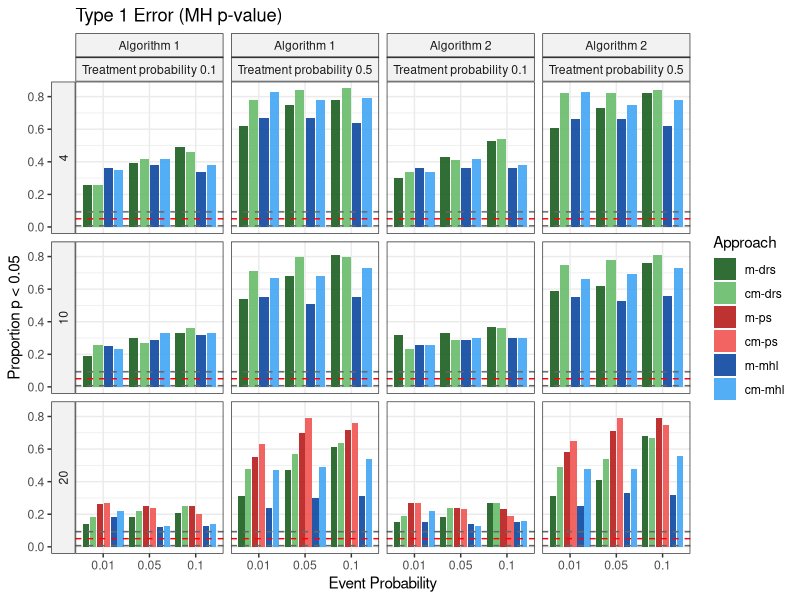
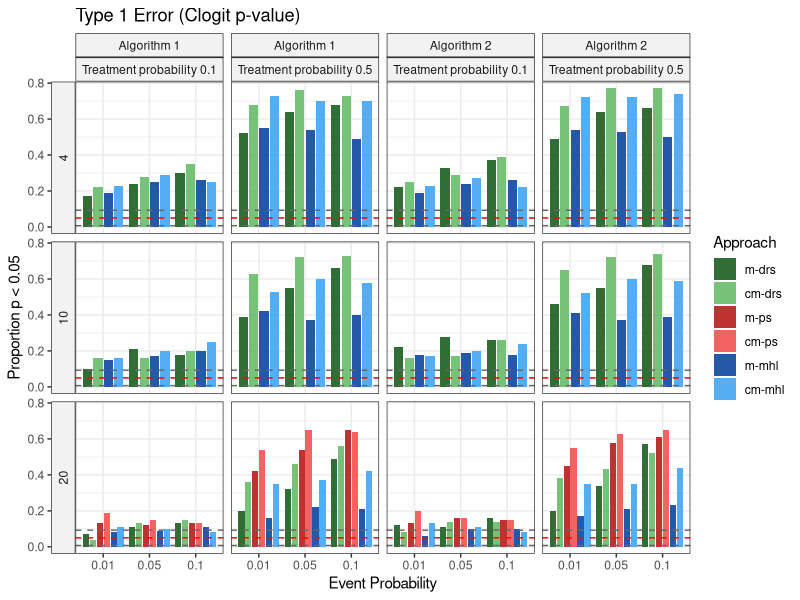
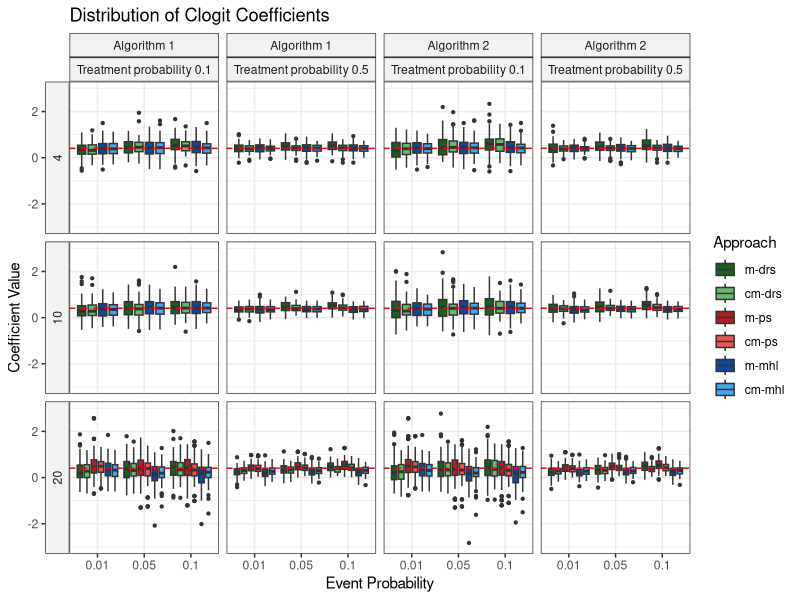
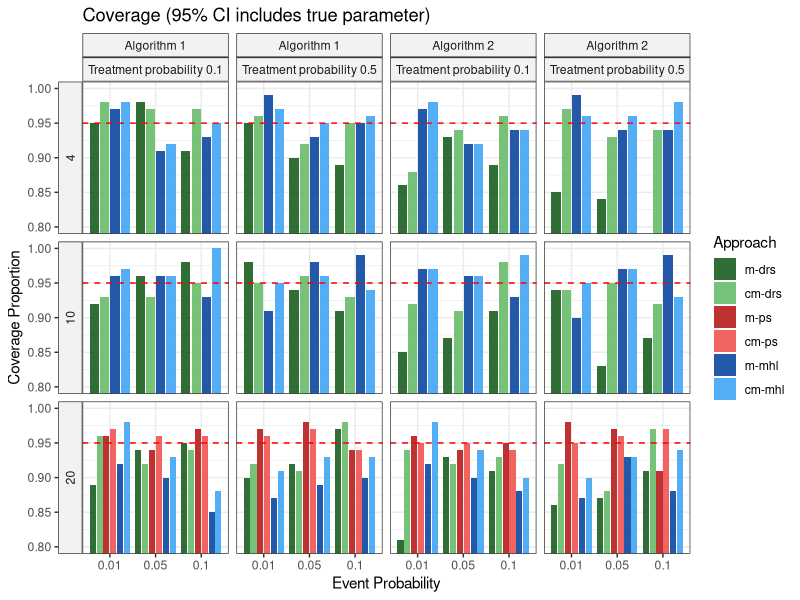
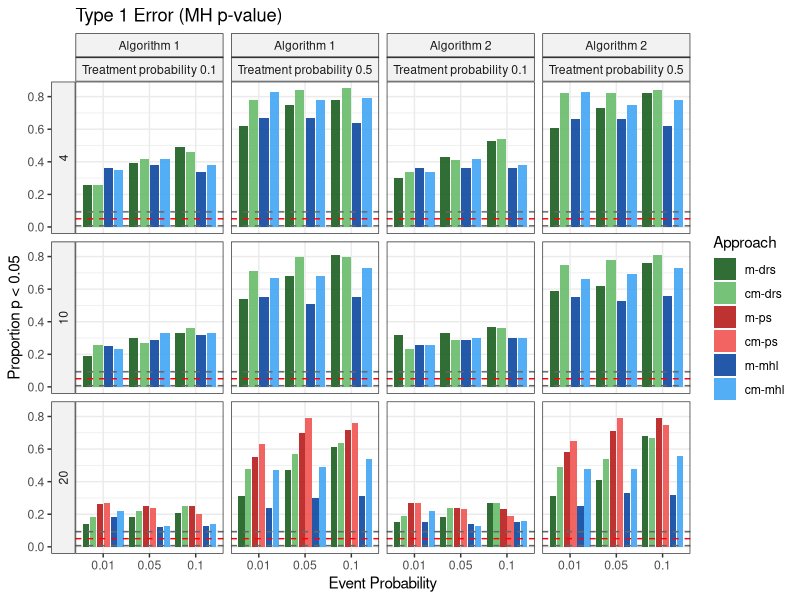
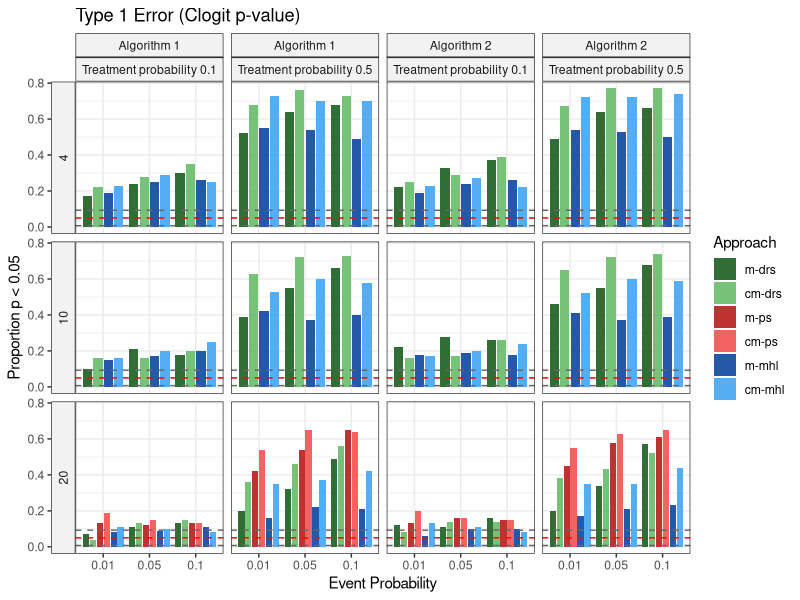
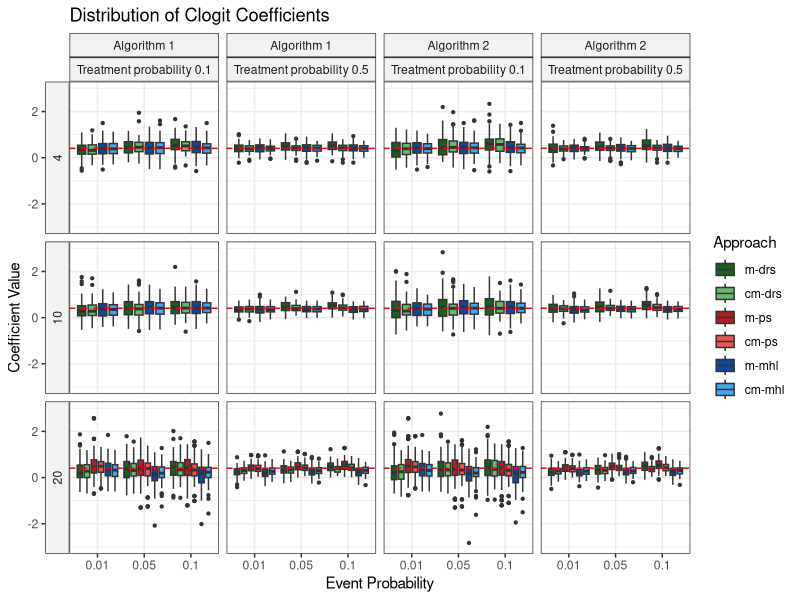
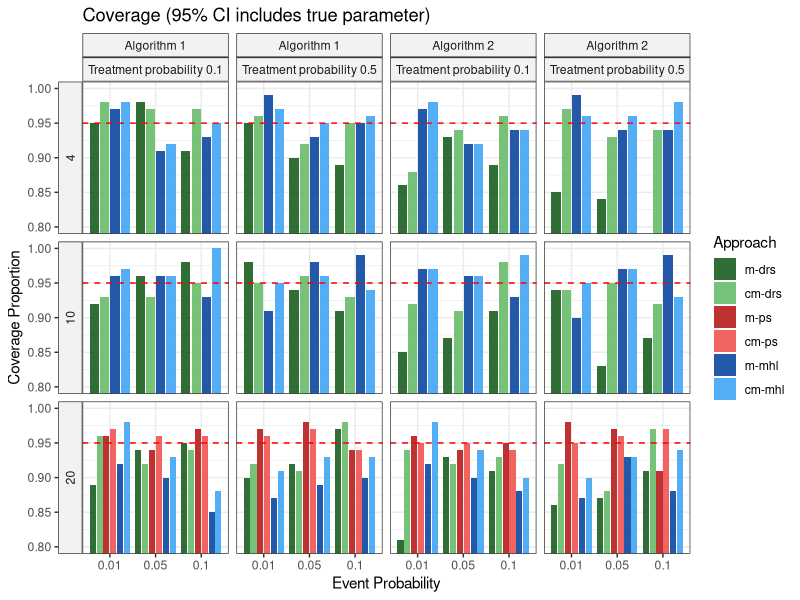

The R source for these figures, in order:
library(ggplot2)
library(gridExtra)
library(dplyr)

col = c('strategy',
        'algo',
        'approach',
        'n',
        'n.cova',
        'event.prob',
        'ttm.prob',
        'seed',
        'mh_pval',
        'clog_coef',
        'clog_pval',
        'clog_lower',
        'clog_upper')
# Ensure data is available
beta = log(1.5)
#resa1 = read.csv("match_resA1.csv")
#resa2 = read.csv("match_resA2.csv")
# Convert to data frame if needed
#res <- rbind(resa1[,c(col)],resa2[,c(col)])

res <- read.csv("match_res_pw.csv")
# Treat variables as categorical
res$strategy <- factor(res$strategy, levels = c("matching", "counter-matching"), labels = c("m", "cm"))
res$algo <- factor(res$algo, levels = c("A1", "A2"), labels = c("A1", "A2"))
res$approach <- factor(res$approach)
res$n.cova <- factor(res$n.cova)
res$event.prob <- factor(res$event.prob)
res$ttm.prob <- factor(res$ttm.prob)


# Combine strategy and approach for plotting, and order for bars

# Order for bars: m-drs, cm-drs, m-ps, cm-ps, m-mhl, cm-mhl
approach_levels <- c("drs", "ps", "mhl")
strat_app_levels <- c("m-drs", "cm-drs", "m-ps", "cm-ps", "m-mhl", "cm-mhl")
res$strat_app <- factor(paste0(res$strategy, "-", res$approach), levels = strat_app_levels)

# Function to calculate type 1 error with confidence interval
calc_type1_error <- function(data, alpha = 0.05) {
  n_total <- sum(!is.na(data))
  n_reject <- sum(data < alpha, na.rm = TRUE)
  prop <- n_reject / n_total
  
  # Wilson score confidence interval
  z <- qnorm(1 - 0.05/2)
  denom <- 1 + z^2/n_total
  center <- (prop + z^2/(2*n_total)) / denom
  margin <- z * sqrt((prop*(1-prop) + z^2/(4*n_total))/n_total) / denom
  
  return(data.frame(
    prop = prop,
    lower = max(0, center - margin),
    upper = min(1, center + margin),
    n = n_total
  ))
}


# Function to calculate coverage (proportion of true value 0 between lower and upper)
calc_coverage <- function(data, beta) {
  n_total <- sum(!is.na(data$clog_lower) & !is.na(data$clog_upper))
  n_cover <- sum(data$clog_lower <= beta & data$clog_upper >= beta, na.rm = TRUE)
  prop <- n_cover / n_total
  # Wilson score confidence interval for binomial proportion
  z <- qnorm(1 - 0.05/2)
  denom <- 1 + z^2/n_total
  center <- (prop + z^2/(2*n_total)) / denom
  margin <- z * sqrt((prop*(1-prop) + z^2/(4*n_total))/n_total) / denom
  return(data.frame(
    prop = prop,
    lower = max(0, center - margin),
    upper = min(1, center + margin),
    n = n_total
  ))
}



# Summarize for type 1 error (MH)
type1_mh_df <- res %>%
  dplyr::group_by(strat_app, algo, n.cova, event.prob, ttm.prob) %>%
  dplyr::summarise(calc_type1_error(mh_pval), .groups = 'drop')

# Summarize for type 1 error (clogit)
type1_clog_df <- res %>%
  dplyr::group_by(strat_app, algo, n.cova, event.prob, ttm.prob) %>%
  dplyr::summarise(calc_type1_error(clog_pval), .groups = 'drop')

# Summarize for coverage
coverage_df <- res %>%
  dplyr::group_by(strat_app, algo, n.cova, event.prob, ttm.prob) %>%
  dplyr::summarise(calc_coverage(cur_data(),beta=beta), .groups = 'drop')

# Prepare for coefficient distribution
coef_all <- res

# Custom facet labels
algo_labeller <- function(x) {
  c("A1" = "Algorithm 1", "A2" = "Algorithm 2")[x]
}

ttm_labeller <- function(x) {
  c("0.1" = "Treatment probability 0.1",
    "0.5" = "Treatment probability 0.5")[x]
}

# Plot 1: Type 1 Error (MH p-value) with fixed 95% reference band and 5% line
plot_type1_mh <- ggplot(type1_mh_df, aes(x = event.prob, y = prop, fill = strat_app)) +
  #annotate("rect", xmin = -Inf, xmax = Inf, ymin = 0.05 - 1.96*sqrt(0.05*0.95/unique(type1_mh_df$n)[1]), ymax = 0.05 + 1.96*sqrt(0.05*0.95/unique(type1_mh_df$n)[1]), alpha = 0.15, fill = "grey") +
  geom_bar(stat = "identity", position = position_dodge(width = 0.9), alpha = 0.9, width = 0.8) +
  geom_hline(yintercept = c(0.05 - 1.96*sqrt(0.05*0.95/unique(type1_mh_df$n)[1]), 0.05 + 1.96*sqrt(0.05*0.95/unique(type1_mh_df$n)[1])), linetype = "dashed", color = "grey40") +
  geom_hline(yintercept = 0.05, linetype = "dashed", color = "red", size = 0.5) +
  facet_grid(n.cova ~ algo + ttm.prob, labeller = labeller(algo = algo_labeller, ttm.prob = ttm_labeller, .default = label_value), switch = "y") +
  scale_fill_manual(values = c("#1B5E20", "#66BB6A", "#B71C1C", "#EF5350", "#0D47A1", "#42A5F5")) +
  labs(title = "Type 1 Error (MH p-value)", x = "Event Probability", y = "Proportion p < 0.05", fill = "Approach") +
  theme_bw() + theme(axis.text.x = element_text(angle = 0, hjust = 0.5), strip.background = element_rect(fill = "grey95"))




# Plot 2: Type 1 Error (Clogit p-value) with fixed 95% reference band and 5% line
plot_type1_clog <- ggplot(type1_clog_df, aes(x = event.prob, y = prop, fill = strat_app)) +
  #annotate("rect", xmin = -Inf, xmax = Inf, ymin = 0.05 - 1.96*sqrt(0.05*0.95/unique(type1_clog_df$n)[1]), ymax = 0.05 + 1.96*sqrt(0.05*0.95/unique(type1_clog_df$n)[1]), alpha = 0.15, fill = "grey") +
  geom_bar(stat = "identity", position = position_dodge(width = 0.9), alpha = 0.9, width = 0.8) +
  geom_hline(yintercept = c(0.05 - 1.96*sqrt(0.05*0.95/unique(type1_mh_df$n)[1]), 0.05 + 1.96*sqrt(0.05*0.95/unique(type1_mh_df$n)[1])), linetype = "dashed", color = "grey40") +
  geom_hline(yintercept = 0.05, linetype = "dashed", color = "red", size = 0.5) +
  facet_grid(n.cova ~ algo + ttm.prob, labeller = labeller(algo = algo_labeller, ttm.prob = ttm_labeller, .default = label_value), switch = "y") +
  scale_fill_manual(values = c("#1B5E20", "#66BB6A", "#B71C1C", "#EF5350", "#0D47A1", "#42A5F5")) +
  labs(title = "Type 1 Error (Clogit p-value)", x = "Event Probability", y = "Proportion p < 0.05", fill = "Approach") +
  theme_bw() + theme(axis.text.x = element_text(angle = 0, hjust = 0.5), strip.background = element_rect(fill = "grey95"))



# Plot 3: Distribution of clog_coef (boxplot)
plot_coef_dist <- ggplot(coef_all, aes(x = event.prob, y = clog_coef, fill = strat_app)) +
  geom_boxplot(position = position_dodge(width = 0.9), outlier.size = 0.8, width = 0.7) +
  geom_hline(yintercept = beta, linetype = "dashed", color = "red", size = 0.5) +
  facet_grid(n.cova ~ algo + ttm.prob, labeller = labeller(algo = algo_labeller, ttm.prob = ttm_labeller, .default = label_value), switch = "y") +
  scale_fill_manual(values = c("#1B5E20", "#66BB6A", "#B71C1C", "#EF5350", "#0D47A1", "#42A5F5")) +
  labs(title = "Distribution of Clogit Coefficients", x = "Event Probability", y = "Coefficient Value", fill = "Approach") +
  theme_bw() + theme(axis.text.x = element_text(angle = 0, hjust = 0.5), strip.background = element_rect(fill = "grey95")) +
  coord_cartesian(ylim = c(-3, 3))


# Plot 4: Coverage (bar)
plot_coverage <- ggplot(coverage_df, aes(x = event.prob, y = prop, fill = strat_app)) +
  geom_bar(stat = "identity", position = position_dodge(width = 0.9), alpha = 0.9, width = 0.8) +
  #geom_errorbar(aes(ymin = lower, ymax = upper), position = position_dodge(width = 0.9), width = 0.2) +
  geom_hline(yintercept = 0.95, linetype = "dashed", color = "red", size = 0.5) +
  facet_grid(n.cova ~ algo + ttm.prob, labeller = labeller(algo = algo_labeller, ttm.prob = ttm_labeller, .default = label_value), switch = "y") +
  scale_fill_manual(values = c("#1B5E20", "#66BB6A", "#B71C1C", "#EF5350", "#0D47A1", "#42A5F5")) +
  labs(title = "Coverage (95% CI includes true parameter)", x = "Event Probability", y = "Coverage Proportion", fill = "Approach") +
  theme_bw() + theme(axis.text.x = element_text(angle = 0, hjust = 0.5), strip.background = element_rect(fill = "grey95")) +
  coord_cartesian(ylim = c(0.8, 1))
  #scale_y_continuous(limits = c(0.5, 1.1), breaks = seq(0.5, 1.1, 0.05))


# ============================================================================
# Save plots
# ============================================================================
# Save as PDF with multiple pages
pdf("des/plot_results.pdf", width = 12, height = 8)

print(plot_type1_mh)
print(plot_type1_clog)
print(plot_coef_dist)
print(plot_coverage)

dev.off()

# Also save as individual PNG files
ggsave("des/plot_type1_mh.png", plot_type1_mh, width = 12, height = 8, dpi = 300)
ggsave("des/plot_type1_clog.png", plot_type1_clog, width = 12, height = 8, dpi = 300)
ggsave("des/plot_coef_dist.png", plot_coef_dist, width = 14, height = 10, dpi = 300)
ggsave("des/plot_coverage.png", plot_coverage, width = 12, height = 8, dpi = 300)

# Print summary statistics
cat("\n=== Summary Statistics ===\n")
cat("\nType 1 Error (MH p-value):\n")
print(type1_mh_df)

cat("\nType 1 Error (Clogit p-value):\n")
print(type1_clog_df)

cat("\nCoverage:\n")
print(coverage_df)

cat("\nPlots saved to:\n")
cat("- plot_results.pdf (all plots)\n")
cat("- plot_type1_mh.png\n")
cat("- plot_type1_clog.png\n")
cat("- plot_coef_dist.png\n")
cat("- plot_coverage.png\n")
